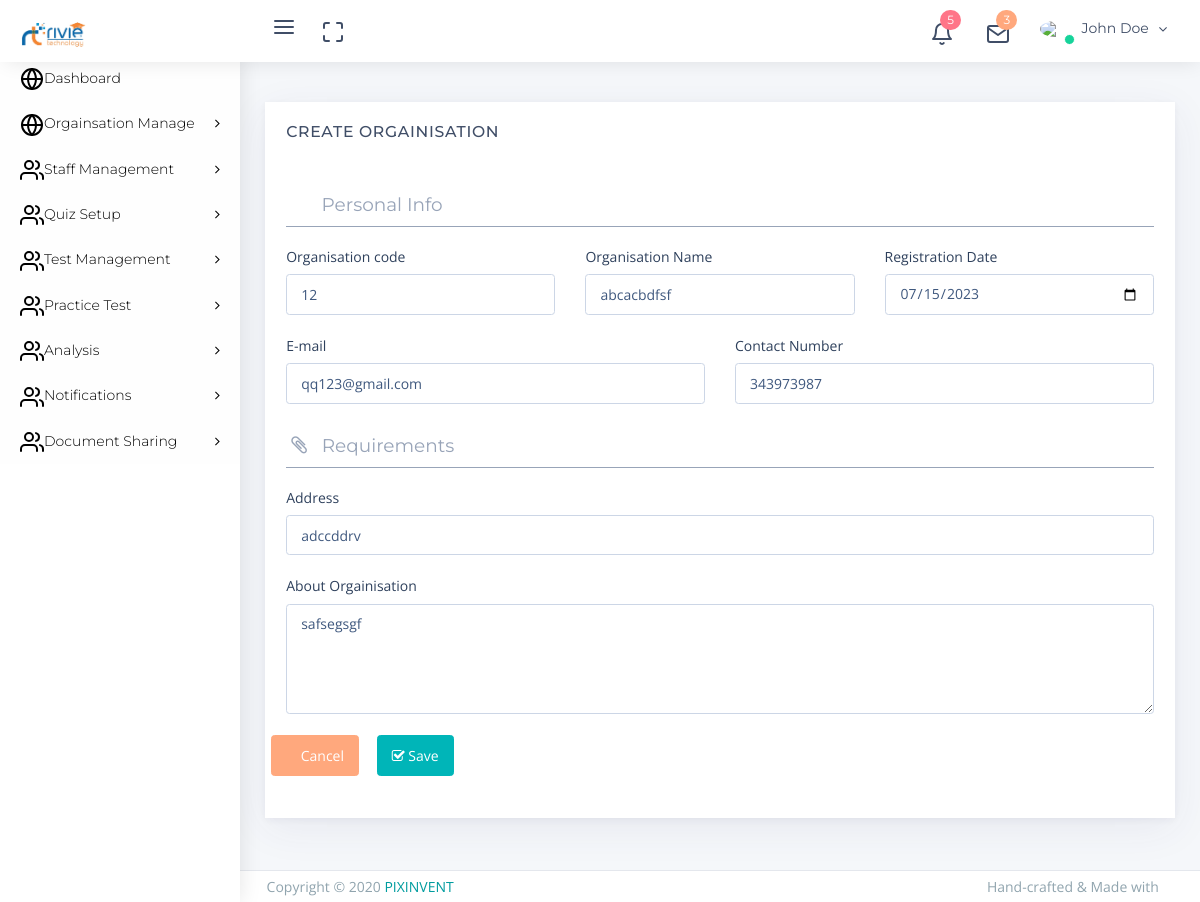
The app's page /parent/update_org.php?org_id=3 with its own data.
### tables this page shows
CREATE TABLE `organisation` (
  `id` int(11) NOT NULL,
  `org_code` int(11) NOT NULL,
  `org_name` varchar(255) NOT NULL,
  `org_contact` varchar(255) NOT NULL,
  `org_email` varchar(255) NOT NULL,
  `org_add` varchar(255) NOT NULL,
  `org_abt` text NOT NULL,
  `org_registraiom` date NOT NULL DEFAULT current_timestamp(),
  `user_admin_id` varchar(255) NOT NULL,
  `created_date` timestamp NOT NULL DEFAULT current_timestamp()
);

### parent/update_org.php (the view, shortened to what this page needs)
<?php include "../common/header.php"; ?>
<?php
$servername = "localhost";
$username = "root";
$password = "";
$dbname = "rivi";
$conn = mysqli_connect($servername, $username, $password, $dbname);
$get_id = $_GET['org_id'];
$sql = "SELECT * FROM organisation where id = '". $get_id ."'";
$result = mysqli_query($conn, $sql);
$row = mysqli_fetch_assoc($result);
?>
<div class="app-content content">
    <div class="content-wrapper">
        <div class="content-header row">
            <div class="content-header-right col-md-6 col-12">
            </div>
        </div>
        <div class="content-body">
            <section id="basic-form-layouts">
                <div class="row match-height">
                    <div class="col-md-12">
                        <div class="card">
                            <div class="card-header">
                                <h4 class="card-title" id="basic-layout-form">Create Orgainisation</h4>
                                <div class="heading-elements">
                                    <ul class="list-inline mb-0">
                                        <li><a data-action="collapse"><i class="feather icon-minus"></i></a></li>
                                        <li><a data-action="reload"><i class="feather icon-rotate-cw"></i></a></li>
                                        <li><a data-action="expand"><i class="feather icon-maximize"></i></a></li>
                                        <li><a data-action="close"><i class="feather icon-x"></i></a></li>
                                    </ul>
                                </div>
                            </div>
                            <div class="card-content collapse show">
                                <div class="card-body">
                                    <form class="form" method="POST" action="" >
                                        <div class="form-body">
                                            <h4 class="form-section"><i class="feather icon-user"></i> Personal Info</h4>
                                            <div class="row">
                                                <div class="col-md-4">
                                                    <div class="form-group">
                                                        <label for="projectinput1">Organisation code</label>
                                                        <input type="text" value="<?php echo $row['org_code']; ?>" id="projectinput1" class="form-control" placeholder="First Name" name="org_code">
                                                    </div>
                                                </div>
                                                <div class="col-md-4">
                                                    <div class="form-group">
                                                        <label for="projectinput2">Organisation Name</label>
                                                        <input type="text" value="<?php echo $row['org_name']; ?>" id="projectinput2" class="form-control" placeholder="Last Name" name="org_name">
                                                    </div>
                                                </div>
                                                <div class="col-md-4">
                                                    <div class="form-group">
                                                        <label for="projectinput2">Registration Date</label>
                                                        <input type="date" value="<?php echo $row['org_registraiom']; ?>" id="projectinput2" class="form-control" placeholder="Registration Date" name="org_reg_date">
                                                    </div>
                                                </div>
                                            </div>
                                            <div class="row">
                                                <div class="col-md-6">
                                                    <div class="form-group">
                                                        <label for="projectinput3">E-mail</label>
                                                        <input type="text" value="<?php echo $row['org_email']; ?>" id="projectinput3" class="form-control" placeholder="E-mail" name="org_email">
                                                    </div>
                                                </div>
                                                <div class="col-md-6">
                                                    <div class="form-group">
                                                        <label for="projectinput4">Contact Number</label>
                                                        <input type="text" value="<?php echo $row['org_contact']; ?>" id="projectinput4" class="form-control" placeholder="Phone" name="org_contact">
                                                    </div>
                                                </div>
                                            </div>
                                            <h4 class="form-section"><i class="fa fa-paperclip"></i> Requirements</h4>
                                            <div class="form-group">
                                                <label for="companyName">Address</label>
                                                <input type="text" id="companyName" value="<?php echo $row['org_add']; ?>" class="form-control" placeholder="Company Name" name="org_add">
                                            </div>
                                            <div class="form-group">
                                                <label for="projectinput8">About Orgainisation</label>
                                                <textarea id="projectinput8" value="" rows="5" class="form-control"  placeholder="About Organisation" name="org_abt"><?php echo $row['org_abt']; ?></textarea>
                                            </div>
                                        </div>
                                        <div class="row">
                                            <div class="form-group">
                                                <button type="reset" class="btn btn-warning mr-1">
                                                    <i class="feather icon-x"></i> Cancel
                                                </button>
                                                <button type="submit" class="btn btn-primary" name= "org_sub_up">
                                                    <i class="fa fa-check-square-o" ></i> Save
                                                </button>
                                            </div>
                                        </div>
                                    </form>
                                </div>
                            </div>
                        </div>
                    </div>
                </div>
            </section>
        </div>
    </div>
</div>
<?php include "../common/footer.php"; ?>

### assets/app-assets/css/custom.css (style rules this page uses)
.form-body { width:100% }
form.form { display: block; }

### records on screen
organisation: org_code "12", org_name "abcacbdfsf", org_reg_date "07/15/2023", org_email "qq123@gmail.com", org_contact "343973987", org_add "adccddrv", org_abt "safsegsgf"
